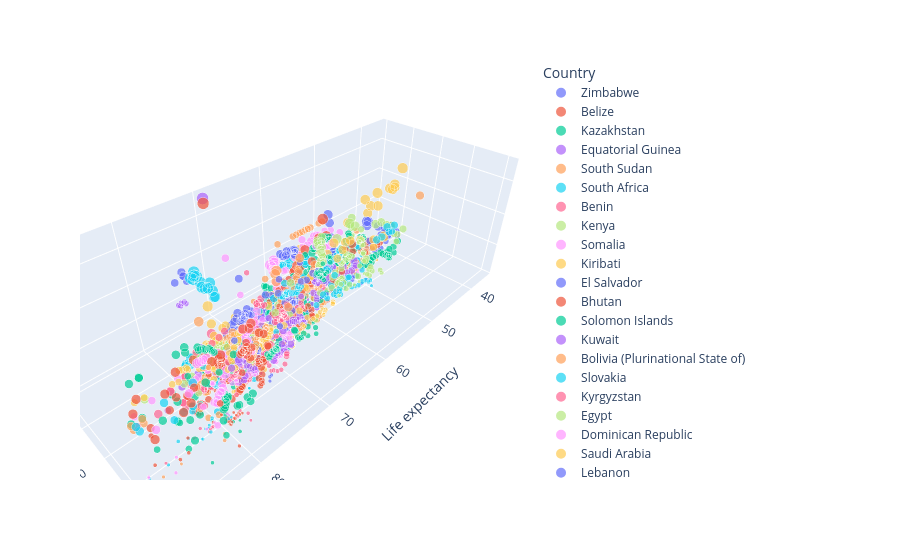

Write notebook code for a chart like this one.
### Code cell
px.scatter_3d(df.sort_values(by='Year'),y='Schooling',x='Life expectancy ',
              z='Total expenditure',color='Country',size='Total expenditure')
